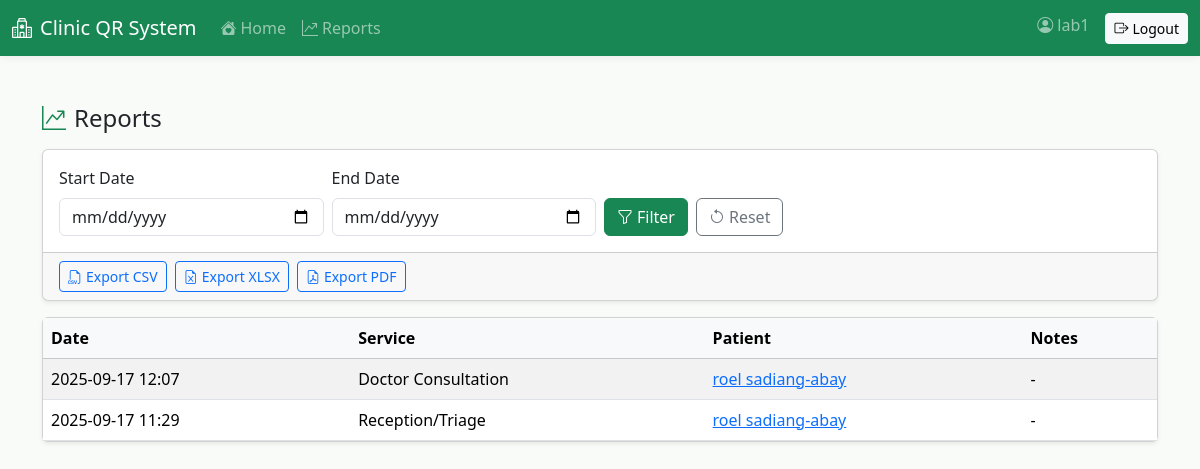
/dashboard/reports/ (signed in), run on an earlier commit of the app's database.
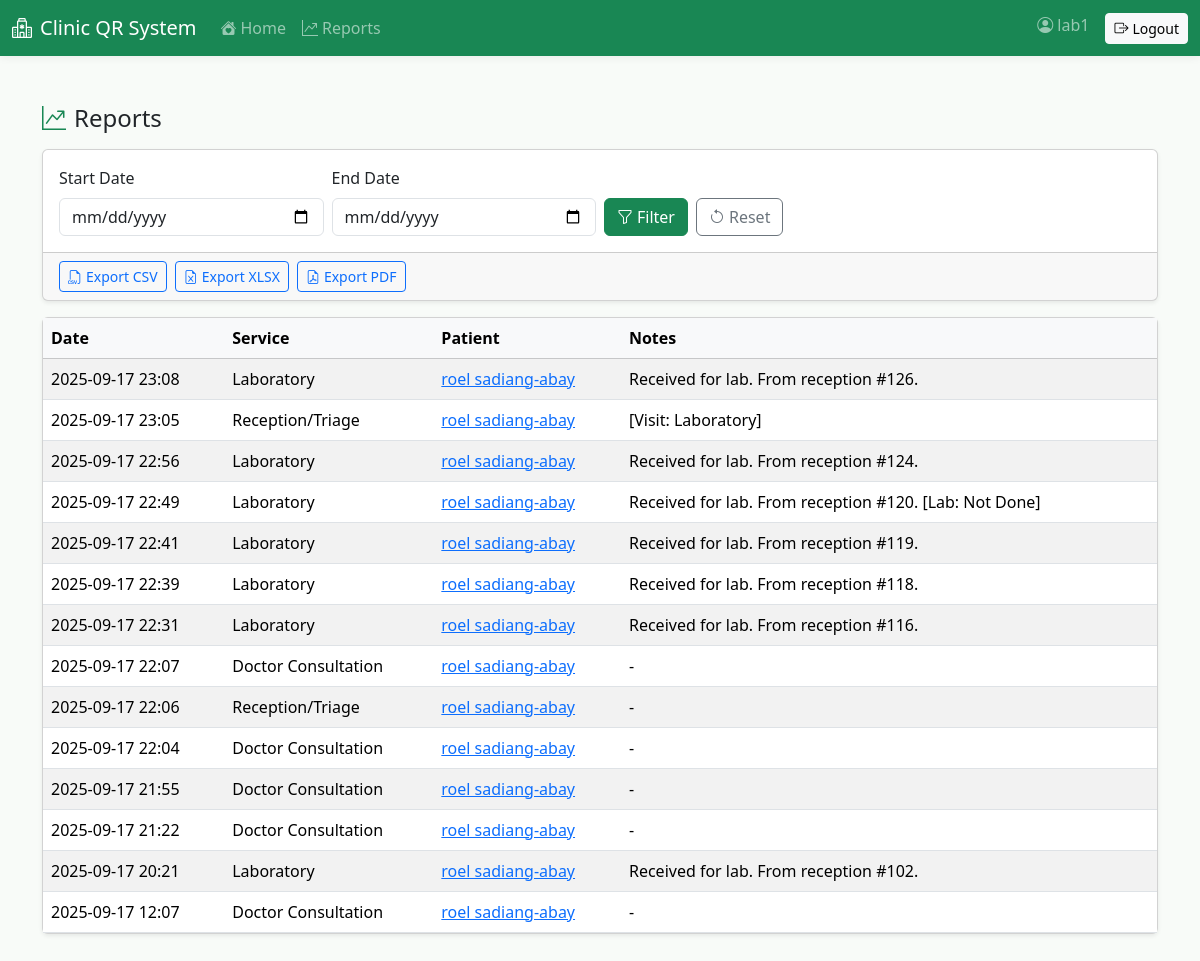
And on a later commit of the database.
### visits/models.py (models this page shows, shortened)
class Visit(models.Model):
    class Service(models.TextChoices):
        RECEPTION = 'reception', 'Reception/Triage'
        DOCTOR = 'doctor', 'Doctor Consultation'
        LAB = 'lab', 'Laboratory'
        PHARMACY = 'pharmacy', 'Pharmacy'
        VACCINATION = 'vaccination', 'Vaccination/Immunization'
    class Department(models.TextChoices):
        PEDIATRICS = 'Pediatrics', 'Pediatrics (Children’s Health)'
        OBGYN = 'OB-GYN', 'Obstetrics and Gynecology (OB-GYN)'
        CARDIOLOGY = 'Cardiology', 'Cardiology (Heart Care)'
        RADIOLOGY = 'Radiology', 'Radiology'
        SURGERY = 'Surgery', 'Surgery'
        DERMATOLOGY = 'Dermatology', 'Dermatology (Skin Care)'
        ENT = 'ENT', 'ENT (Ear, Nose, Throat)'
    patient = models.ForeignKey('patients.Patient', on_delete=models.CASCADE, related_name='visits')
    service = models.CharField(max_length=20, choices=Service.choices)
    notes = models.TextField(blank=True)
    class Status(models.TextChoices):
        QUEUED = 'queued', 'Queued'
        CLAIMED = 'claimed', 'Claimed'
        IN_PROCESS = 'in_process', 'In Process'
        DONE = 'done', 'Done'
    status = models.CharField(max_length=16, choices=Status.choices, default=Status.QUEUED)
    queue_number = models.PositiveIntegerField(null=True, blank=True)
    department = models.CharField(max_length=32, choices=Department.choices, blank=True)
    claimed_by = models.ForeignKey(settings.AUTH_USER_MODEL, on_delete=models.SET_NULL, null=True, blank=True, related_name='claimed_reception_visits')
    claimed_at = models.DateTimeField(null=True, blank=True)
    assigned_to = models.ForeignKey(settings.AUTH_USER_MODEL, on_delete=models.SET_NULL, null=True, blank=True, related_name='assigned_visits')
    doctor_arrived = models.BooleanField(default=False)
    doctor_status = models.CharField(max_length=16, blank=True, default='')  # '', ready_to_consult, not_done, finished
    symptoms = models.TextField(blank=True)
    diagnosis = models.TextField(blank=True)
    prescription_notes = models.TextField(blank=True)
    doctor_done = models.BooleanField(default=False)
    doctor_done_at = models.DateTimeField(null=True, blank=True)
    lab_tests = models.TextField(blank=True)
    lab_test_type = models.CharField(max_length=50, blank=True)
    lab_claimed_by = models.ForeignKey(settings.AUTH_USER_MODEL, on_delete=models.SET_NULL, null=True, blank=True, related_name='claimed_lab_visits')
    lab_claimed_at = models.DateTimeField(null=True, blank=True)
    lab_arrived = models.BooleanField(default=False)
    lab_results = models.TextField(blank=True)
    lab_completed = models.BooleanField(default=False)
    lab_completed_at = models.DateTimeField(null=True, blank=True)
    medicines = models.TextField(blank=True)
    dispensed = models.BooleanField(default=False)
    dispensed_at = models.DateTimeField(null=True, blank=True)
    vaccine_type = models.CharField(max_length=100, blank=True)
    vaccine_dose = models.CharField(max_length=50, blank=True)
    vaccination_date = models.DateField(null=True, blank=True)
    timestamp = models.DateTimeField(auto_now_add=True)
    created_by = models.ForeignKey(settings.AUTH_USER_MODEL, on_delete=models.SET_NULL, null=True, blank=True)
    doctor_user = models.ForeignKey(settings.AUTH_USER_MODEL, on_delete=models.SET_NULL, null=True, blank=True, related_name='doctor_visits')
    service_type = models.ForeignKey('visits.ServiceType', on_delete=models.SET_NULL, null=True, blank=True, help_text='Specific service type selected')

### patients/models.py (models this page shows, shortened)
class Patient(models.Model):
    user = models.OneToOneField(User, on_delete=models.SET_NULL, null=True, blank=True, related_name='patient_profile')
    full_name = models.CharField(max_length=255)
    age = models.PositiveIntegerField(validators=[MinValueValidator(0)])
    address = models.TextField()
    contact = models.CharField(max_length=50)
    email = models.EmailField(unique=True)
    patient_code = models.CharField(max_length=20, unique=True)
    qr_code = models.ImageField(upload_to='qr_codes/', blank=True, null=True)
    must_change_password = models.BooleanField(default=False)
    created_at = models.DateTimeField(auto_now_add=True)

### dashboard/views.py (the view, shortened to what this page needs)
# urls.py: path('reports/', views.reports, name='dashboard_reports'),
@login_required
def reports(request):
    start = request.GET.get('start')
    end = request.GET.get('end')
    service = request.GET.get('service')
    qs = Visit.objects.select_related('patient').order_by('-timestamp')
    if start:
        qs = qs.filter(timestamp__date__gte=start)
    if end:
        qs = qs.filter(timestamp__date__lte=end)
    if service:
        qs = qs.filter(service=service)
    try:
        is_doctor = request.user.is_authenticated and request.user.groups.filter(name='Doctor').exists()
    except Exception:
        is_doctor = False
    if is_doctor and not request.user.is_superuser:
        qs = qs.filter(service='doctor', doctor_user=request.user)
    export = request.GET.get('export')
    return render(request, 'dashboard/reports.html', {'visits': qs, 'start': start or '', 'end': end or '', 'service': service or ''})

### dashboard/templates/dashboard/reports.html
{% extends 'base.html' %}
{% block content %}
<h4 class="d-flex align-items-center mb-3"><i class="bi bi-graph-up-arrow text-success me-2"></i>Reports</h4>
<div class="card shadow-sm mb-3">
  <div class="card-body">
    <form class="row g-2" method="get">
      <div class="col-md-3">
        <label class="form-label">Start Date</label>
        <input type="date" class="form-control" name="start" value="{{ start }}">
      </div>
      <div class="col-md-3">
        <label class="form-label">End Date</label>
        <input type="date" class="form-control" name="end" value="{{ end }}">
      </div>
      <div class="col-md-3 d-flex align-items-end gap-2">
        <button class="btn btn-success" type="submit"><i class="bi bi-funnel me-1"></i>Filter</button>
        <a class="btn btn-outline-secondary" href="?"><i class="bi bi-arrow-counterclockwise me-1"></i>Reset</a>
      </div>
    </form>
  </div>
  <div class="card-footer d-flex gap-2">
    <a class="btn btn-outline-primary btn-sm" href="?start={{ start }}&end={{ end }}&export=csv"><i class="bi bi-filetype-csv me-1"></i>Export CSV</a>
    <a class="btn btn-outline-primary btn-sm" href="?start={{ start }}&end={{ end }}&export=xlsx"><i class="bi bi-file-earmark-excel me-1"></i>Export XLSX</a>
    <a class="btn btn-outline-primary btn-sm" href="?start={{ start }}&end={{ end }}&export=pdf"><i class="bi bi-file-earmark-pdf me-1"></i>Export PDF</a>
  </div>
</div>
<div class="card shadow-sm">
  <div class="card-body p-0">
    <table class="table table-striped align-middle mb-0">
      <thead class="table-light">
        <tr>
          <th>Date</th>
          <th>Service</th>
          <th>Patient</th>
          <th>Notes</th>
        </tr>
      </thead>
      <tbody>
        {% for v in visits %}
          <tr>
            <td>{{ v.timestamp|date:'Y-m-d H:i' }}</td>
            <td>{{ v.get_service_display }}</td>
            <td><a href="/patients/{{ v.patient.id }}/">{{ v.patient.full_name }}</a></td>
            <td>{{ v.notes|default:'-' }}</td>
          </tr>
        {% empty %}
          <tr><td colspan="4" class="text-center text-muted py-4">No results.</td></tr>
        {% endfor %}
      </tbody>
    </table>
  </div>
</div>
{% endblock %}

What changed in the data, as far as the page shows it:
removed Visit: timestamp "2025-09-17 11:29", service "Reception/Triage", patient.full_name "roel sadiang-abay", notes "-"
added Visit: timestamp "2025-09-17 23:08", service "Laboratory", patient.full_name "roel sadiang-abay", notes "Received for lab. From reception #126."
added Visit: timestamp "2025-09-17 23:05", service "Reception/Triage", patient.full_name "roel sadiang-abay", notes "[Visit: Laboratory]"
added Visit: timestamp "2025-09-17 22:56", service "Laboratory", patient.full_name "roel sadiang-abay", notes "Received for lab. From reception #124."
added Visit: timestamp "2025-09-17 22:49", service "Laboratory", patient.full_name "roel sadiang-abay", notes "Received for lab. From reception #120. [Lab: Not Done]"
added Visit: timestamp "2025-09-17 22:41", service "Laboratory", patient.full_name "roel sadiang-abay", notes "Received for lab. From reception #119."
added Visit: timestamp "2025-09-17 22:39", service "Laboratory", patient.full_name "roel sadiang-abay", notes "Received for lab. From reception #118."
added Visit: timestamp "2025-09-17 22:31", service "Laboratory", patient.full_name "roel sadiang-abay", notes "Received for lab. From reception #116."
added Visit: timestamp "2025-09-17 22:07", service "Doctor Consultation", patient.full_name "roel sadiang-abay", notes "-"
added Visit: timestamp "2025-09-17 22:06", service "Reception/Triage", patient.full_name "roel sadiang-abay", notes "-"
added Visit: timestamp "2025-09-17 22:04", service "Doctor Consultation", patient.full_name "roel sadiang-abay", notes "-"
added Visit: timestamp "2025-09-17 21:55", service "Doctor Consultation", patient.full_name "roel sadiang-abay", notes "-"
added Visit: timestamp "2025-09-17 21:22", service "Doctor Consultation", patient.full_name "roel sadiang-abay", notes "-"
added Visit: timestamp "2025-09-17 20:21", service "Laboratory", patient.full_name "roel sadiang-abay", notes "Received for lab. From reception #102."
